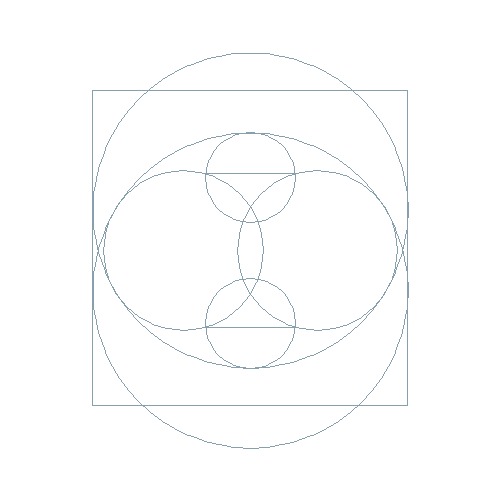
Frame 1 (no input)
Frame 60 (the mouse pressed at the canvas centre just before this capture): identical to frame 1, image omitted
Frame 120 (the mouse held since frame 60 and released just before this capture): identical to frame 1, image omitted

The Processing sketch that drew this single still picture (run headless with seeded random() and noise(); from frame 60 on, the mouse is pressed at the canvas centre):

// Processing sketch: processing_145471
// ── processing_145471.pde

void setup ()
{
size (500,500);
noSmooth ();
}

void draw ()
{
background (255);

stroke (136,159,173);
strokeWeight (1);
noFill ();
ellipse (250,210,315,315);
ellipse (250,290,315,315);


ellipse (183,250,160,160);
ellipse (317,250,160,160);

ellipse (250,177,90,90);
ellipse (250,323,90,90);

line (203,173,295,173);
line (203,327,296,327);


rect (92,90,315,315);



}
